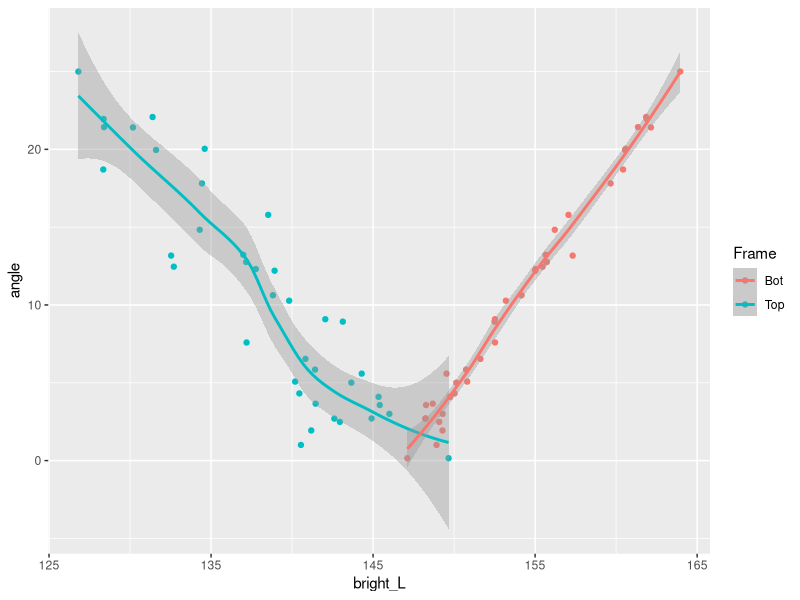

Reproduce this figure in R.
## ---- chunk 1
library(tidyverse)
## ---- chunk 2
fov <- 40 # field of view

D_yeti3 <- read_csv("Brightness_H.csv", 
                    col_names = c("x", "bright_L", "bright_R", "bright_diff"),
                    col_types = cols(
                      x = col_double(),
                      bright_L = col_double(),
                      bright_R = col_double(),
                      bright_diff = col_double()
                    )) %>% 
  mutate(angle = x/fov)
## ---- chunk 3
D_yeti3 %>% 
  ggplot(aes(y = angle)) +
  geom_point(aes(x = bright_L, col = "Top")) +
  geom_point(aes(x = bright_R, col = "Bot")) +
  geom_smooth(aes(x = bright_L, col = "Top")) +
  geom_smooth(aes(x = bright_R, col = "Bot")) +
  labs(col = "Frame")
## ---- chunk 4
M_0 <- lm(x ~ bright_L * bright_R, data = D_yeti3)
M_1 <- lm(x ~ bright_L + bright_R, data = D_yeti3)
M_2 <- lm(x ~ bright_diff, data = D_yeti3)
M_3 <- lm(x ~ bright_L, data = D_yeti3)
M_4 <- lm(x ~ bright_R, data = D_yeti3)

AIC(M_0, M_1, M_2, M_3) %>% 
  arrange(AIC)
